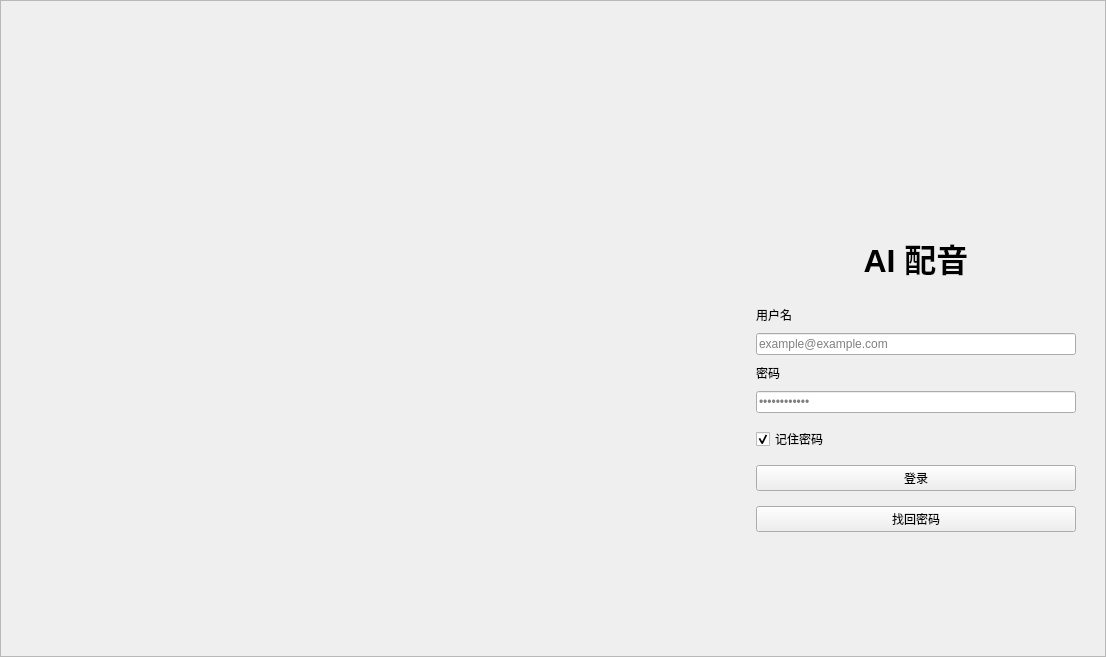
<?xml version="1.0" encoding="UTF-8"?>
<ui version="4.0">
 <class>Login</class>
 <widget class="QWidget" name="Login">
  <property name="geometry">
   <rect>
    <x>0</x>
    <y>0</y>
    <width>1106</width>
    <height>657</height>
   </rect>
  </property>
  <property name="minimumSize">
   <size>
    <width>700</width>
    <height>500</height>
   </size>
  </property>
  <property name="windowTitle">
   <string>Form</string>
  </property>
  <layout class="QHBoxLayout" name="horizontalLayout">
   <property name="spacing">
    <number>0</number>
   </property>
   <property name="leftMargin">
    <number>0</number>
   </property>
   <property name="topMargin">
    <number>0</number>
   </property>
   <property name="rightMargin">
    <number>0</number>
   </property>
   <property name="bottomMargin">
    <number>0</number>
   </property>
   <item>
    <widget class="QFrame" name="frame">
     <property name="frameShape">
      <enum>QFrame::StyledPanel</enum>
     </property>
     <property name="frameShadow">
      <enum>QFrame::Raised</enum>
     </property>
     <layout class="QHBoxLayout" name="horizontalLayout_2" stretch="4,1">
      <item>
       <spacer name="horizontalSpacer">
        <property name="orientation">
         <enum>Qt::Horizontal</enum>
        </property>
        <property name="sizeHint" stdset="0">
         <size>
          <width>699</width>
          <height>20</height>
         </size>
        </property>
       </spacer>
      </item>
      <item>
       <widget class="QWidget" name="widget" native="true">
        <property name="sizePolicy">
         <sizepolicy hsizetype="Preferred" vsizetype="Preferred">
          <horstretch>0</horstretch>
          <verstretch>0</verstretch>
         </sizepolicy>
        </property>
        <property name="minimumSize">
         <size>
          <width>360</width>
          <height>0</height>
         </size>
        </property>
        <property name="maximumSize">
         <size>
          <width>360</width>
          <height>16777215</height>
         </size>
        </property>
        <layout class="QVBoxLayout" name="verticalLayout_2">
         <property name="spacing">
          <number>9</number>
         </property>
         <property name="leftMargin">
          <number>20</number>
         </property>
         <property name="topMargin">
          <number>20</number>
         </property>
         <property name="rightMargin">
          <number>20</number>
         </property>
         <property name="bottomMargin">
          <number>20</number>
         </property>
         <item>
          <spacer name="verticalSpacer">
           <property name="orientation">
            <enum>Qt::Vertical</enum>
           </property>
           <property name="sizeHint" stdset="0">
            <size>
             <width>20</width>
             <height>40</height>
            </size>
           </property>
          </spacer>
         </item>
         <item alignment="Qt::AlignHCenter">
          <widget class="QLabel" name="label_2">
           <property name="enabled">
            <bool>true</bool>
           </property>
           <property name="sizePolicy">
            <sizepolicy hsizetype="Preferred" vsizetype="Expanding">
             <horstretch>0</horstretch>
             <verstretch>0</verstretch>
            </sizepolicy>
           </property>
           <property name="minimumSize">
            <size>
             <width>100</width>
             <height>100</height>
            </size>
           </property>
           <property name="maximumSize">
            <size>
             <width>100</width>
             <height>100</height>
            </size>
           </property>
           <property name="text">
            <string/>
           </property>
           <property name="scaledContents">
            <bool>true</bool>
           </property>
          </widget>
         </item>
         <item>
          <widget class="QLabel" name="label_3">
           <property name="font">
            <font>
             <family>Microsoft YaHei UI</family>
             <pointsize>24</pointsize>
             <weight>75</weight>
             <bold>true</bold>
            </font>
           </property>
           <property name="text">
            <string>AI 配音</string>
           </property>
           <property name="alignment">
            <set>Qt::AlignCenter</set>
           </property>
          </widget>
         </item>
         <item>
          <spacer name="verticalSpacer_3">
           <property name="orientation">
            <enum>Qt::Vertical</enum>
           </property>
           <property name="sizeType">
            <enum>QSizePolicy::Fixed</enum>
           </property>
           <property name="sizeHint" stdset="0">
            <size>
             <width>20</width>
             <height>15</height>
            </size>
           </property>
          </spacer>
         </item>
         <item>
          <widget class="BodyLabel" name="label_5">
           <property name="text">
            <string>用户名</string>
           </property>
          </widget>
         </item>
         <item>
          <widget class="LineEdit" name="lineEdit_3">
           <property name="placeholderText">
            <string>example@example.com</string>
           </property>
           <property name="clearButtonEnabled">
            <bool>true</bool>
           </property>
          </widget>
         </item>
         <item>
          <widget class="BodyLabel" name="label_6">
           <property name="text">
            <string>密码</string>
           </property>
          </widget>
         </item>
         <item>
          <widget class="LineEdit" name="lineEdit_4">
           <property name="echoMode">
            <enum>QLineEdit::Password</enum>
           </property>
           <property name="placeholderText">
            <string>••••••••••••</string>
           </property>
           <property name="clearButtonEnabled">
            <bool>true</bool>
           </property>
          </widget>
         </item>
         <item>
          <spacer name="verticalSpacer_5">
           <property name="orientation">
            <enum>Qt::Vertical</enum>
           </property>
           <property name="sizeType">
            <enum>QSizePolicy::Fixed</enum>
           </property>
           <property name="sizeHint" stdset="0">
            <size>
             <width>20</width>
             <height>5</height>
            </size>
           </property>
          </spacer>
         </item>
         <item>
          <widget class="CheckBox" name="checkBox">
           <property name="text">
            <string>记住密码</string>
           </property>
           <property name="checked">
            <bool>true</bool>
           </property>
          </widget>
         </item>
         <item>
          <spacer name="verticalSpacer_4">
           <property name="orientation">
            <enum>Qt::Vertical</enum>
           </property>
           <property name="sizeType">
            <enum>QSizePolicy::Fixed</enum>
           </property>
           <property name="sizeHint" stdset="0">
            <size>
             <width>20</width>
             <height>5</height>
            </size>
           </property>
          </spacer>
         </item>
         <item>
          <widget class="PrimaryPushButton" name="pushButton">
           <property name="text">
            <string>登录</string>
           </property>
          </widget>
         </item>
         <item>
          <spacer name="verticalSpacer_6">
           <property name="orientation">
            <enum>Qt::Vertical</enum>
           </property>
           <property name="sizeType">
            <enum>QSizePolicy::Fixed</enum>
           </property>
           <property name="sizeHint" stdset="0">
            <size>
             <width>20</width>
             <height>6</height>
            </size>
           </property>
          </spacer>
         </item>
         <item>
          <widget class="HyperlinkButton" name="pushButton_2">
           <property name="text">
            <string>找回密码</string>
           </property>
          </widget>
         </item>
         <item>
          <spacer name="verticalSpacer_2">
           <property name="orientation">
            <enum>Qt::Vertical</enum>
           </property>
           <property name="sizeHint" stdset="0">
            <size>
             <width>20</width>
             <height>40</height>
            </size>
           </property>
          </spacer>
         </item>
        </layout>
       </widget>
      </item>
     </layout>
    </widget>
   </item>
  </layout>
 </widget>
 <customwidgets>
  <customwidget>
   <class>LineEdit</class>
   <extends>QLineEdit</extends>
   <header>qfluentwidgets</header>
  </customwidget>
  <customwidget>
   <class>CheckBox</class>
   <extends>QCheckBox</extends>
   <header>qfluentwidgets</header>
  </customwidget>
  <customwidget>
   <class>PrimaryPushButton</class>
   <extends>QPushButton</extends>
   <header>qfluentwidgets</header>
  </customwidget>
  <customwidget>
   <class>HyperlinkButton</class>
   <extends>QPushButton</extends>
   <header>qfluentwidgets</header>
  </customwidget>
  <customwidget>
   <class>BodyLabel</class>
   <extends>QLabel</extends>
   <header>qfluentwidgets</header>
  </customwidget>
 </customwidgets>
 <resources/>
 <connections/>
</ui>
